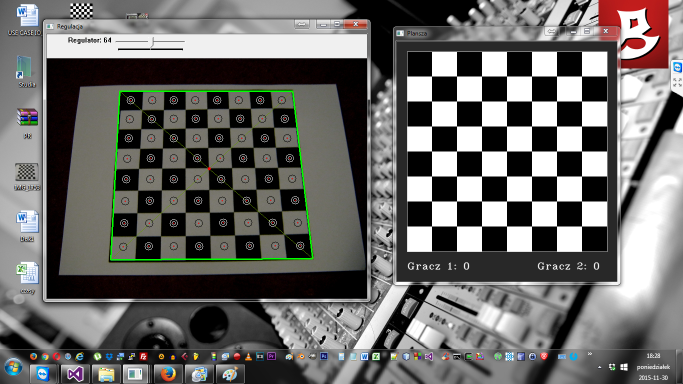
//> input picture Screen3.png, 1366 x 768 px, given in place of the camera (shown at 1/2 size)
$ ./Checkers-Recognizer   (built with g++ and OpenCV 4)
//> lines starting //> are read from the running program, lines starting //| are printed output that depends on the picture; after the words box and inside, x2 and y2 are one past the last pixel; in counts of white or black regions, pixels touching at a corner belong together
#include "opencv2/highgui/highgui.hpp"
#include "opencv2/imgproc/imgproc.hpp"
#include <iostream>
#include <stdio.h>
#include <algorithm>
using namespace cv;
using namespace std;

float odleglosc(Point2f pierwszy, Point2f drugi) {
	float x = 0.0, y = 0.0;
	if (pierwszy.x > drugi.x)
		x = pierwszy.x - drugi.x;
	else
		x = drugi.x - pierwszy.x;
	if (pierwszy.y > drugi.y)
		y = pierwszy.y - drugi.y;
	else
		y = drugi.y - pierwszy.y;
	return sqrt(x*x + y*y);
}

float odejmij(float x, float y) {
	if (x > y)
		return x - y;
	else
		return y - x;
}

Point2f punkt_przeciecia(Point2f p1, Point2f p2, Point2f q1, Point2f q2) {
	float a1 = (p1.y - p2.y) / (p1.x - p2.x);
	float a2 = (q1.y - q2.y) / (q1.x - q2.x);
	float b1 = (p1.y - a1*p1.x);
	float b2 = (q1.y - a2*q1.x);
	return Point2f((b2 - b1) / (a1 - a2), a2*((b2 - b1) / (a1 - a2))+b2);
}

int main(int argc, char* argv[])
{
	// przechwytujemy obraz z kamery
	VideoCapture cap(0);
	if (!cap.isOpened()) {
		cout << "Cannot open the video cam" << endl;
		return -1;
	} cout << "Frame size : " << cap.get(CV_CAP_PROP_FRAME_WIDTH) << " x " << cap.get(CV_CAP_PROP_FRAME_HEIGHT) << endl;

	namedWindow("Regulacja", 1);
	int prog = 64;
	createTrackbar("Regulator", "Regulacja", &prog, 128);

	Point2f lewy_gora, lewy_dol, prawy_gora, prawy_dol, srodek, rogi[4];
	bool sprawdz_plansze = true;
	int counter = 0;

	while (1)
	{
		Mat frame, frame_copy, frame_rectangle, plansza(480, 440, CV_8UC3, Scalar::all(40));

		// tworzymy i zerujemy tablicê z ustawieniem pionków i zmienne ze stanem gry
		int gracz1 = 0, gracz2 = 0;
		short pole[8][8];
		for (int i = 0; i < 8; i++)
			for (int j = 0; j < 8; j++)
				pole[i][j] = 0;

		// odczytujemy pojedyncz¹ klatkê z obrazu z kamery
		if (!cap.read(frame)) {
			cout << "Cannot read a frame from video stream" << endl;
			break;
		}
//> frame is the input picture: 768 rows x 1366 cols, CV_8UC3; mean B, G, R 102.8, 105, 106.2

		Mat threshold_output;
		vector<vector<Point>> contours;
		vector<Vec4i> hierarchy;
		frame_copy = frame.clone();

		// transformacje na obrazie do wykrywania krawêdzi planszy
		if (sprawdz_plansze) {

			lewy_gora = { 320.0, 240.0 };
			lewy_dol = { 320.0, 240.0 };
			prawy_gora = { 320.0, 240.0 };
			prawy_dol = { 320.0, 240.0 };
			srodek = { 320.0, 240.0 };

			for (int k = 0; k < 2; k++) {
				// szukaj bia³e pola
				if (k == 0) {
					cvtColor(frame, frame_rectangle, CV_BGR2GRAY);
					erode(frame_rectangle, frame_rectangle, Mat(), Point(-1, -1), 2, 1, 1);
					GaussianBlur(frame_rectangle, frame_rectangle, Size(27, 27), 1, 1);
					threshold(frame_rectangle, frame_rectangle, 0, 255, CV_THRESH_BINARY_INV | CV_THRESH_OTSU);
					Canny(frame_rectangle, frame_rectangle, 0, 10, 3);
					dilate(frame_rectangle, frame_rectangle, Mat(), Point(-1, -1), 1, 2, 1);
					findContours(frame_rectangle, contours, 3, CV_CHAIN_APPROX_SIMPLE);
				}
				// szukaj czarne pola
				else if (k == 1) {
					cvtColor(frame, frame_rectangle, CV_BGR2GRAY);
					dilate(frame_rectangle, frame_rectangle, Mat(), Point(-1, -1), 2, 1, 1);
					GaussianBlur(frame_rectangle, frame_rectangle, Size(27, 27), 1, 1);
					threshold(frame_rectangle, frame_rectangle, 0, 255, CV_THRESH_OTSU);
					Canny(frame_rectangle, frame_rectangle, 0, 10, 3);
					dilate(frame_rectangle, frame_rectangle, Mat(), Point(-1, -1), 1, 2, 1);
					findContours(frame_rectangle, contours, 3, CV_CHAIN_APPROX_SIMPLE);
				}

				float odl_max = 0.0;
				// obliczamy punkty graniczne planszy, oraz srodek
				for (int i = 0; i < contours.size(); i++)
				{
					Point2f corners[4];
					minAreaRect(contours[i]).points(corners);
					if (odleglosc(corners[0], corners[1]) >= 15 && odleglosc(corners[0], corners[1]) <= 70 &&
						odleglosc(corners[1], corners[2]) >= 15 && odleglosc(corners[1], corners[2]) <= 70 &&
						odleglosc(corners[0], corners[1])*1.4 > odleglosc(corners[1], corners[2]) &&
						odleglosc(corners[1], corners[2])*1.4 > odleglosc(corners[0], corners[1])) {

						for (int i = 0; i < 4; i++) {
							for (int j = 0; j < contours.size(); j++)
							{
								Point2f corners2[4];
								minAreaRect(contours[j]).points(corners2);
								if (odleglosc(corners2[0], corners2[1]) >= 15 && odleglosc(corners2[0], corners2[1]) <= 70 &&
									odleglosc(corners2[1], corners2[2]) >= 15 && odleglosc(corners2[1], corners2[2]) <= 70 &&
									odleglosc(corners2[0], corners2[1])*1.4 > odleglosc(corners2[1], corners2[2]) &&
									odleglosc(corners2[1], corners2[2])*1.4 > odleglosc(corners2[0], corners2[1])) {

									for (int j = 0; j < 4; j++) {
										if (odleglosc(corners[i], corners2[j]) > odl_max) {
											odl_max = odleglosc(corners[i], corners2[j]);
											rogi[(2 * k + 0)] = corners[i];
											rogi[(2 * k + 1)] = corners2[j];
										}
									}

								}
							}
						}
					}
				}
			}
//> this loop made 2 passes
//> odl_max on passes 1 to 2: 1501.3, 1430.5
//> pass 1, `threshold(frame_rectangle, frame_rectangle, 0, 255, CV_THRESH_BINARY_I..`:
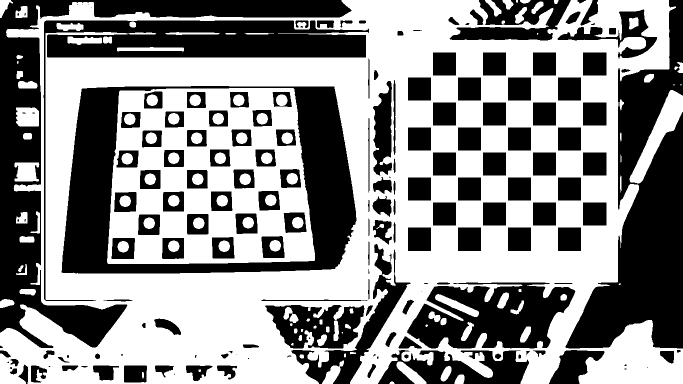
//> frame_rectangle: 768 rows x 1366 cols, CV_8UC1 (shown at 1/2 size); 55.7% white; 175 black regions (31 under 20 px), largest, box (x1, y1, x2, y2) and area: (1131, 0, 1366, 697) 73154, (123, 172, 713, 547) 70937, (0, 0, 703, 696) 70879
//> after the loop:
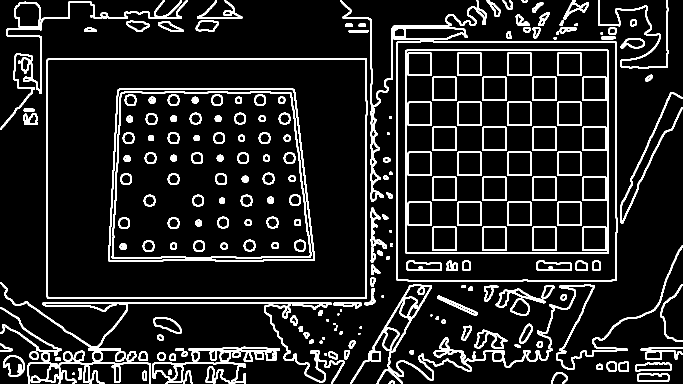
//> frame_rectangle: 768 rows x 1366 cols, CV_8UC1 (shown at 1/2 size); 11.3% white; 234 white regions (6 under 20 px), largest, box (x1, y1, x2, y2) and area: (700, 490, 1366, 768) 10264, (93, 116, 735, 598) 6699, (0, 564, 689, 768) 6689
//> after the loop, rogi = 4 Points (x, y): [1348, 727], [29, 10], [1257, 743], [31, 6]
			for (int i = 0; i < 4; i++) {
				if (odleglosc(rogi[i], Point2f(0.0, 0.0)) < odleglosc(lewy_gora, Point2f(0.0, 0.0)))
					lewy_gora = rogi[i];
				else if (odleglosc(rogi[i], Point2f(0.0, 480.0)) < odleglosc(lewy_dol, Point2f(0.0, 480.0)))
					lewy_dol = rogi[i];
				else if (odleglosc(rogi[i], Point2f(640.0, 480.0)) < odleglosc(prawy_dol, Point2f(640.0, 480.0)))
					prawy_dol = rogi[i];
				else if (odleglosc(rogi[i], Point2f(640.0, 0.0)) < odleglosc(prawy_gora, Point2f(640.0, 0.0)))
					prawy_gora = rogi[i];
			}
//> this loop made 4 passes
//> (x in odleglosc, y in odleglosc, x in odleglosc (second call), y in odleglosc (second call)) on passes 1 to 4: (1348, 727, 320, 240), (29, 10, 320, 240), (1257, 743, 29, 10), (31, 6, 29, 10)
//> after the loop, lewy_dol = Point(320, 240); prawy_dol = Point(320, 240); prawy_gora = Point(320, 240)
			sprawdz_plansze = false;
		}

		srodek = punkt_przeciecia(lewy_gora, prawy_dol, lewy_dol, prawy_gora);
//> in punkt_przeciecia, `float a1 = (p1.y - p2.y) / (p1.x - p2.x);`: a1 = 0.79
//> in punkt_przeciecia, `float a2 = (q1.y - q2.y) / (q1.x - q2.x);`: a2 = nan
//> in punkt_przeciecia, `float b1 = (p1.y - a1*p1.x);`: b1 = -12.92
//> in punkt_przeciecia, `float b2 = (q1.y - a2*q1.x);`: b2 = nan
//> srodek = Point(nan, nan)

		// rysowanie lini granicznych planszy
		line(frame, lewy_gora, prawy_gora, Scalar(0, 255, 0), 2);
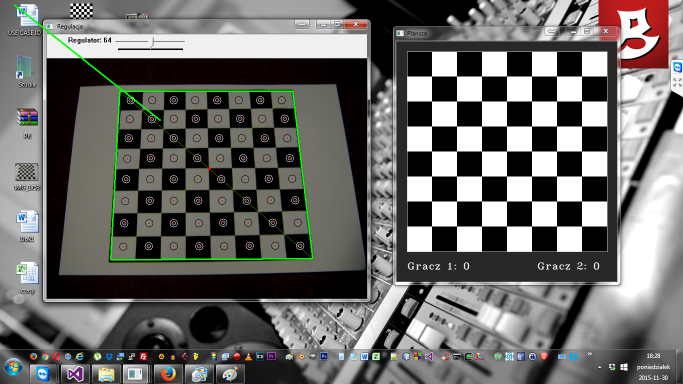
//> frame: 768 rows x 1366 cols, CV_8UC3 (shown at 1/2 size); 0.11% of pixels changed, all inside (x1, y1, x2, y2) = (28, 9, 322, 242)
		line(frame, lewy_gora, lewy_dol, Scalar(0, 255, 0), 2);
		line(frame, lewy_dol, prawy_dol, Scalar(0, 255, 0), 2);
		line(frame, prawy_dol, prawy_gora, Scalar(0, 255, 0), 2);
		line(frame, lewy_dol, prawy_gora, Scalar(0, 150, 100));
//> frame: 768 rows x 1366 cols, CV_8UC3; 1 pixels changed, all inside (x1, y1, x2, y2) = (320, 240, 321, 241)
		line(frame, prawy_dol, lewy_gora, Scalar(0, 150, 100));
//> frame: 768 rows x 1366 cols, CV_8UC3; mean B, G, R 102.7, 105.2, 106.1
		circle(frame, srodek, 3, Scalar(0, 0, 255), CV_FILLED);

		// obliczanie œrodków poszczególnych pól i ich kolorów, oraz wyszukiwanie koloru pustych pól
		GaussianBlur(frame_copy, frame_copy, Size(81, 81), 1, 1);
		Point2f srodek_pola[8][8];
		Vec3b kolor_pola[8][8];
		Vec3b bialy = (128, 128, 128), czarny = (128, 128, 128);
		for (int i = 0; i < 8; i++){
			for (int j = 0; j < 8; j++) {
				srodek_pola[i][j].y = lewy_gora.y*((7 - (float)j) / 7) + prawy_gora.y*((float)j / 7) + (((lewy_dol.y - lewy_gora.y) / 8)* ((7 - (float)j) / 7) + ((prawy_dol.y - prawy_gora.y) / 8)* ((float)j / 7))*(i)* (odleglosc(prawy_gora, lewy_gora) / odleglosc(lewy_dol, prawy_dol) + ((1 - odleglosc(prawy_gora, lewy_gora) / odleglosc(lewy_dol, prawy_dol)) / 8)*(i)) + (((lewy_dol.y - lewy_gora.y) / 8)* ((7 - (float)j) / 7) + ((prawy_dol.y - prawy_gora.y) / 8)* ((float)j / 7))*(odleglosc(prawy_gora, lewy_gora) / odleglosc(lewy_dol, prawy_dol) + ((1 - odleglosc(prawy_gora, lewy_gora) / odleglosc(lewy_dol, prawy_dol)) / 8)*(i + 1))/2;
				srodek_pola[i][j].x = lewy_gora.x*((7 - (float)i) / 7) + lewy_dol.x*((float)i / 7) + (((prawy_gora.x - lewy_gora.x) / 8)* ((7 - (float)i) / 7) + ((prawy_dol.x - lewy_dol.x) / 8)*((float)i / 7))*(j)* (odleglosc(lewy_dol, lewy_gora) / odleglosc(prawy_dol, prawy_gora) + ((1 - odleglosc(lewy_dol, lewy_gora) / odleglosc(prawy_dol, prawy_gora)) / 8)*(j)) + (((prawy_gora.x - lewy_gora.x) / 8)* ((7 - (float)i) / 7) + ((prawy_dol.x - lewy_dol.x) / 8)*((float)i / 7))*(odleglosc(lewy_dol, lewy_gora) / odleglosc(prawy_dol, prawy_gora) + ((1 - odleglosc(lewy_dol, lewy_gora) / odleglosc(prawy_dol, prawy_gora)) / 8))/2;

				if (srodek_pola[i][j].x >= 0 && srodek_pola[i][j].x <= 640 && srodek_pola[i][j].y >= 0 && srodek_pola[i][j].y <= 480)
				kolor_pola[i][j] = frame_copy.at<Vec3b>(srodek_pola[i][j]);
				else {
					kolor_pola[i][j] = (0, 0, 0);
				}

				if ((kolor_pola[i][j][0] + kolor_pola[i][j][1] + kolor_pola[i][j][2]) > (bialy[0] + bialy[1] + bialy[2]))
					bialy = kolor_pola[i][j];
				else if ((kolor_pola[i][j][0] + kolor_pola[i][j][1] + kolor_pola[i][j][2]) < (czarny[0] + czarny[1] + czarny[2]))
					czarny = kolor_pola[i][j];

				circle(frame, srodek_pola[i][j], 4, Scalar(kolor_pola[i][j][0], kolor_pola[i][j][1], kolor_pola[i][j][2]), CV_FILLED);
				circle(frame, srodek_pola[i][j], 1, Scalar(0, 0, 255), CV_FILLED);
				circle(frame, srodek_pola[i][j], 4, Scalar(255-kolor_pola[i][j][0], 255-kolor_pola[i][j][1], 255-kolor_pola[i][j][2]));
			}
		}

		// wyszukiwanie i kwalifikowanie pionków na planszy
		frame_copy.convertTo(frame_copy, -1, 5, 0);
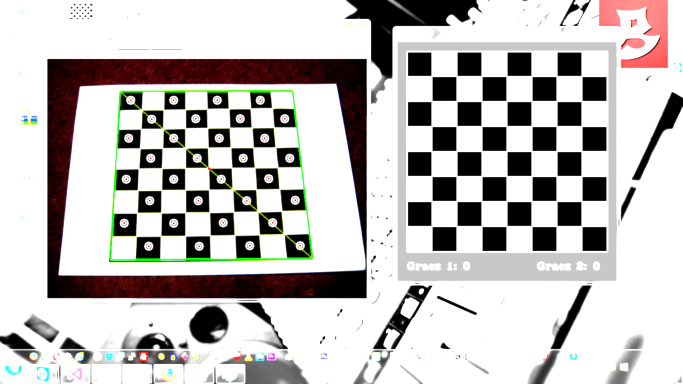
//> frame_copy: 768 rows x 1366 cols, CV_8UC3 (shown at 1/2 size); mean B, G, R 187.2, 188.9, 192.1
		frame_copy = frame_copy + Scalar(-120, -120, -120);
		GaussianBlur(frame_copy, frame_copy, Size(81, 81), 1, 1);
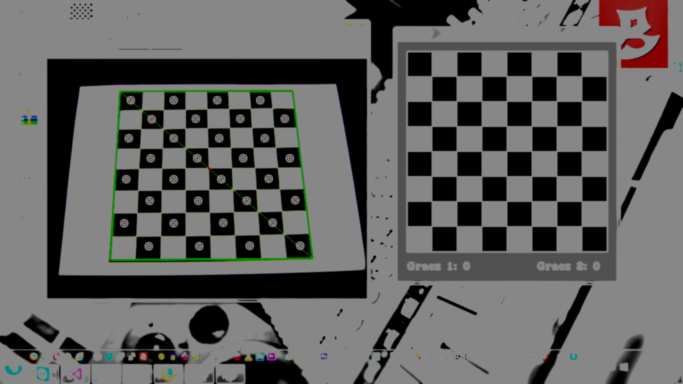
//> frame_copy: 768 rows x 1366 cols, CV_8UC3 (shown at 1/2 size); mean B, G, R 94.7, 95.7, 96.1
		bool od_bialego = true;
		Vec3b kolor_a = (0, 0, 0), kolor_b = (0, 0, 0);
		for (int i = 0; i < 8; i++){
			for (int j = 0; j < 8; j++) {
				if ((kolor_pola[i][j][0] + kolor_pola[i][j][1] + kolor_pola[i][j][2] + 80) >(bialy[0] + bialy[1] + bialy[2])) {
					circle(frame, srodek_pola[i][j], 8, Scalar(0, 0, 0));
					if (i == 0 && j == 7)
						od_bialego = false;
					else if (i == 7 && j == 0)
						od_bialego = false;
				}
				else if ((kolor_pola[i][j][0] + kolor_pola[i][j][1] + kolor_pola[i][j][2] - 50) < (czarny[0] + czarny[1] + czarny[2])) {
					circle(frame, srodek_pola[i][j], 8, Scalar(255, 255, 255));
					if (i == 0 && j == 0)
						od_bialego = false;
					else if (i == 7 && j == 7)
						od_bialego = false;
				}
				else {
					kolor_pola[i][j] = frame_copy.at<Vec3b>(Point(srodek_pola[i][j].x, srodek_pola[i][j].y));
					if ((kolor_a[0] + kolor_a[1] + kolor_a[2]) == 0)
						kolor_a = kolor_pola[i][j];
					if (((kolor_pola[i][j][0] + prog) > kolor_a[0] && (kolor_pola[i][j][0] - prog) < kolor_a[0]) &&
						((kolor_pola[i][j][1] + prog) > kolor_a[1] && (kolor_pola[i][j][1] - prog) < kolor_a[1]) &&
						((kolor_pola[i][j][2] + prog) > kolor_a[2] && (kolor_pola[i][j][2] - prog) < kolor_a[2])) {
						pole[j][i] = 1;
						circle(frame, srodek_pola[i][j], 16, Scalar(kolor_a[0], kolor_a[1], kolor_a[2]), 2);
					}
					else {
						if ((kolor_b[0] + kolor_b[1] + kolor_b[2]) == 0)
							kolor_b = kolor_pola[i][j];
						pole[j][i] = -1;
						circle(frame, srodek_pola[i][j], 16, Scalar(kolor_b[0], kolor_b[1], kolor_b[2]), 2);
					}
				}
			}
		}
//> after the loop, od_bialego = false

		// rysujemy planszê wraz z pionkami
		for (int i = 0; i < 8; i++) {
			for (int j = 0; j < 8; j++) {
				if (od_bialego)
					rectangle(plansza, Point(20 + (50 * i), 20 + (50 * j)), Point(70 + (50 * i), 70 + (50 * j)), Scalar(255 * ((i + j + 1) % 2), 255 * ((i + j + 1) % 2), 255 * ((i + j + 1) % 2)), CV_FILLED);
				else
					rectangle(plansza, Point(20 + (50 * i), 20 + (50 * j)), Point(70 + (50 * i), 70 + (50 * j)), Scalar(255 * ((i + j) % 2), 255 * ((i + j) % 2), 255 * ((i + j) % 2)), CV_FILLED);
				if (pole[i][j] > 0) {
					circle(plansza, Point(45 + 50 * i, 45 + 50 * j), 20, Scalar(kolor_a[0], kolor_a[1], kolor_a[2]), CV_FILLED);
					gracz1++;
				}
				else if (pole[i][j] < 0) {
					circle(plansza, Point(45 + 50 * i, 45 + 50 * j), 20, Scalar(kolor_b[0], kolor_b[1], kolor_b[2]), CV_FILLED);
					gracz2++;
				}
			}
		} rectangle(plansza, Point(20, 20), Point(420, 420), Scalar(200,200,200));
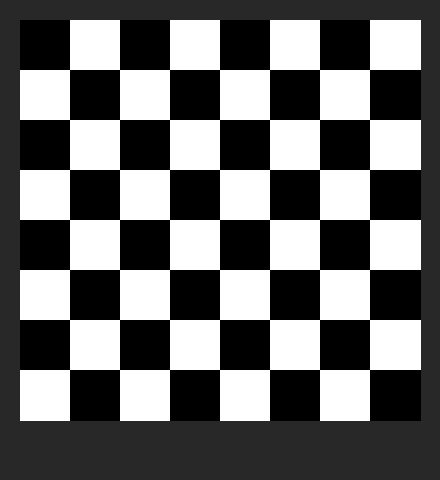
//> plansza: 480 rows x 440 cols, CV_8UC3; min 0, max 255, mean 106.6
//> after the loop, gracz1 = 0; gracz2 = 0
		putText(plansza, "Gracz 1: "+to_string(gracz1), cvPoint(20, 455), FONT_HERSHEY_COMPLEX_SMALL, 1, cvScalar(255, 255, 255), 1, CV_AA);
		putText(plansza, "Gracz 2: "+to_string(gracz2), cvPoint(280, 455), FONT_HERSHEY_COMPLEX_SMALL, 1, cvScalar(255, 255, 255), 1, CV_AA);
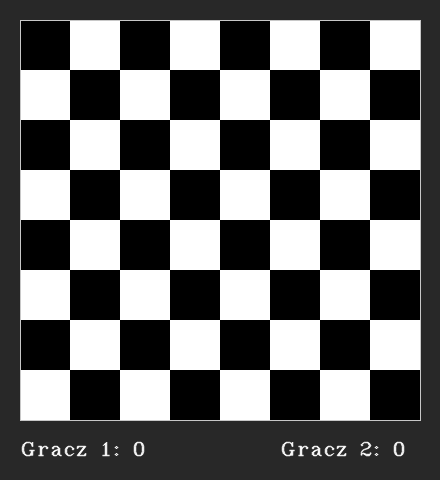
//> plansza: 480 rows x 440 cols, CV_8UC3; min 0, max 255, mean 108

		imshow("Plansza", plansza);
		imshow("Regulacja", frame);

		counter++;
		if (counter >= 10) {
			counter = 0;
			sprawdz_plansze = true;
		}

		if (waitKey(30) == 27) //wait for 'esc' key press for 30ms. If 'esc' key is pressed, break loop
//> the Esc key is pressed
		{
			cout << "esc key is pressed by user" << endl;
			break;
		}
	}
	return 0;

}
